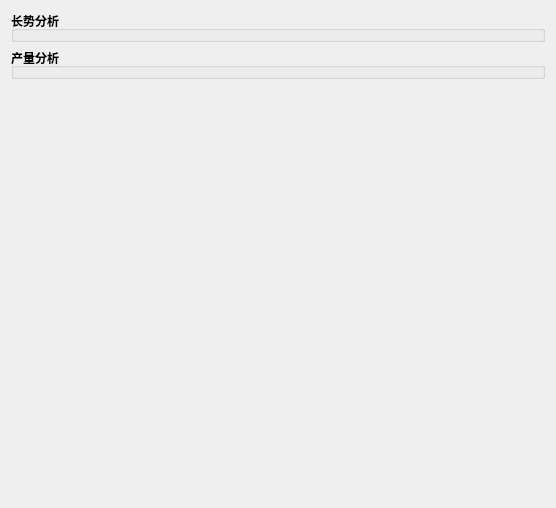
<?xml version="1.0" encoding="UTF-8"?>
<ui version="4.0">
 <class>AgriSatelliteDataAnalysis</class>
 <widget class="QWidget" name="AgriSatelliteDataAnalysis">
  <property name="geometry">
   <rect>
    <x>0</x>
    <y>0</y>
    <width>556</width>
    <height>508</height>
   </rect>
  </property>
  <property name="maximumSize">
   <size>
    <width>16777215</width>
    <height>16777215</height>
   </size>
  </property>
  <property name="windowTitle">
   <string>Form</string>
  </property>
  <layout class="QVBoxLayout" name="verticalLayout">
   <item>
    <widget class="QWidget" name="widget" native="true">
     <layout class="QVBoxLayout" name="verticalLayout_2">
      <property name="leftMargin">
       <number>0</number>
      </property>
      <property name="topMargin">
       <number>0</number>
      </property>
      <property name="rightMargin">
       <number>0</number>
      </property>
      <property name="bottomMargin">
       <number>0</number>
      </property>
      <item>
       <widget class="QGroupBox" name="groupBox">
        <property name="font">
         <font>
          <weight>75</weight>
          <bold>true</bold>
         </font>
        </property>
        <property name="title">
         <string>长势分析</string>
        </property>
       </widget>
      </item>
      <item>
       <widget class="QGroupBox" name="groupBox_2">
        <property name="font">
         <font>
          <weight>75</weight>
          <bold>true</bold>
         </font>
        </property>
        <property name="title">
         <string>产量分析</string>
        </property>
       </widget>
      </item>
     </layout>
    </widget>
   </item>
   <item>
    <spacer name="verticalSpacer">
     <property name="orientation">
      <enum>Qt::Vertical</enum>
     </property>
     <property name="sizeHint" stdset="0">
      <size>
       <width>20</width>
       <height>40</height>
      </size>
     </property>
    </spacer>
   </item>
  </layout>
 </widget>
 <resources/>
 <connections/>
</ui>
